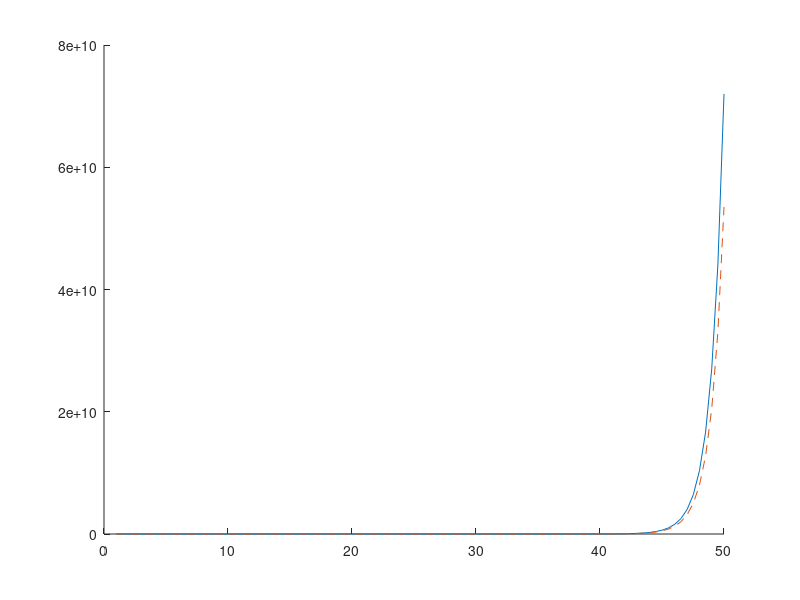

Reproduce this figure in MATLAB.
clear;clc;close all

c = .01;
x = linspace(1,50,100);
y = exp(c*x.^2);
z = 2*exp(c*(x-1).^2);

hold on
plot(x,y)
plot(x,z,'--')